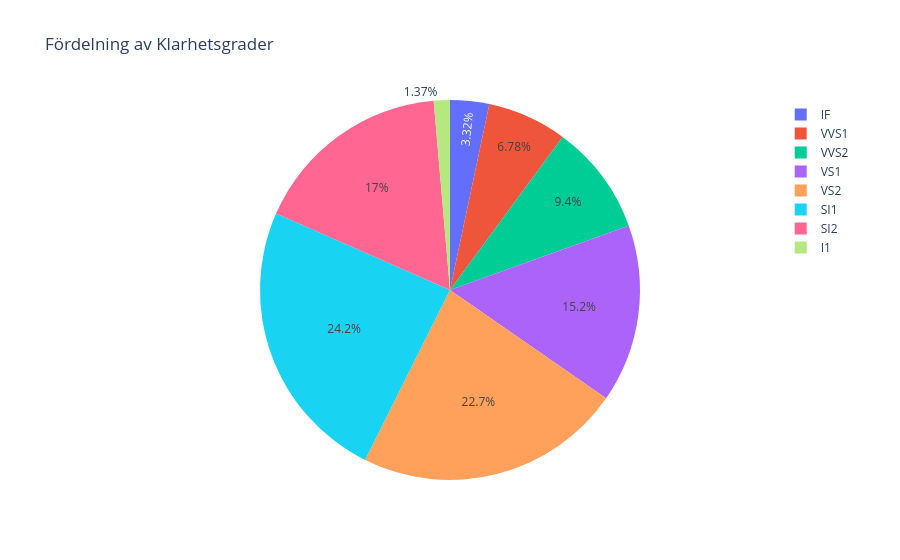

Write notebook code for a chart like this one.
### Markdown cell above
**Diagramtyp:** Cirkeldiagram (pie chart) för färgkvalitet.
**Hur man tolkar:** Varje tårtbit visar andelen diamanter av en viss färg.
**Tolkning:** E, F och G är vanligast.
**Insikt:** Sortimentet domineras av nästan färglösa diamanter (E, F, G). Det innebär att Guldfynd kan erbjuda hög kvalitet till ett mer tillgängligt pris än de allra mest färglösa (D).
**Affärsmässig tolkning:** Guldfynd bör utgå från att det är vikten som driver priset i dessa segment. Färgkvalitet kan användas för att skapa produktsegment, men prissättningen bör i första hand baseras på vikt.

### Code cell
# Create pie chart for clarity grades
fig_clarity = px.pie(df_clarity, names='clarity', title='Fördelning av Klarhetsgrader', category_orders={'clarity': clarity_order})
fig_clarity.show()

### Figure 1 — Plotly figure (JSON) as saved in the notebook; plotly's stock layout.template omitted (floating-point values rounded to 4 significant figures; data arrays with more than 128 entries replaced by an {"elided": "..."} marker saying what was removed)
{"data": [{"direction": "clockwise", "domain": {"x": [0, 1], "y": [0, 1]}, "hovertemplate": "clarity=%{label}<extra></extra>", "labels": {"elided": "53890 str values"}, "legendgroup": "", "name": "", "showlegend": true, "sort": false, "type": "pie"}], "layout": {"legend": {"tracegroupgap": 0}, "title": {"text": "Fördelning av Klarhetsgrader"}}}
